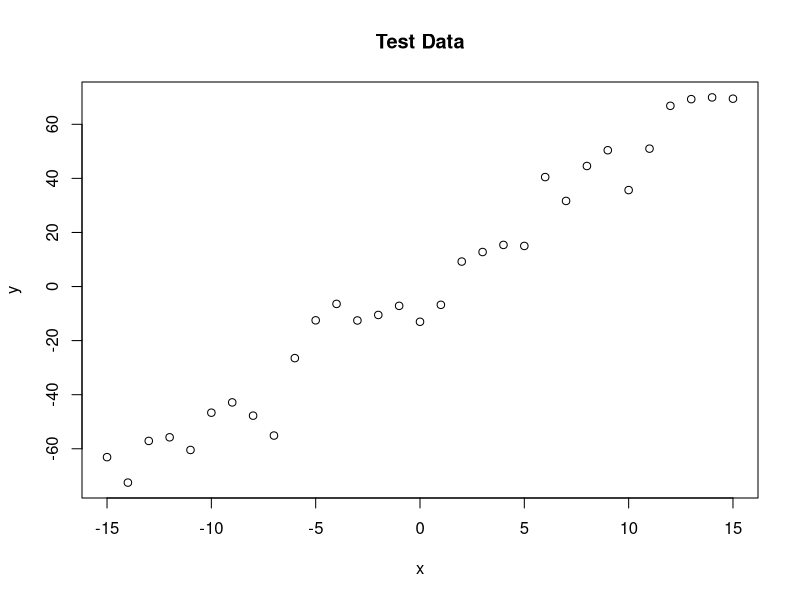
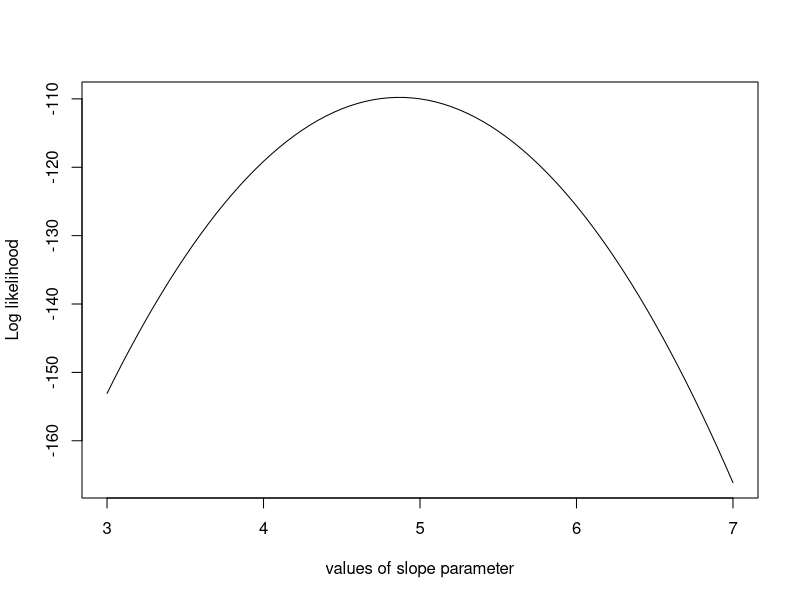
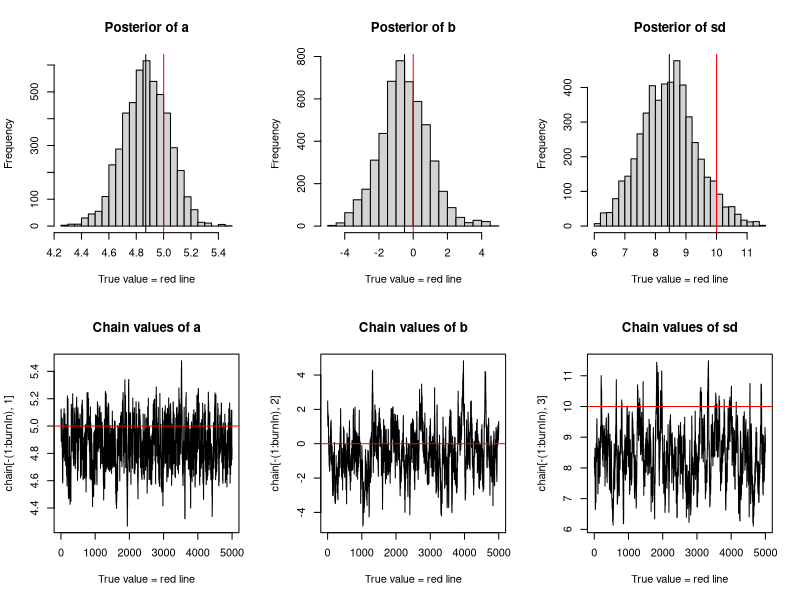

R code for these plots, in order:
## ---- chunk 1
knitr::opts_chunk$set(echo = TRUE)
## ---- chunk 2
trueA <- 5
trueB <- 0
trueSd <- 10
sampleSize <- 31

# create independent x-values 
x <- (-(sampleSize-1)/2):((sampleSize-1)/2)
# create dependent values according to ax + b + N(0,sd)
y <-  trueA * x + trueB + rnorm(n=sampleSize,mean=0,sd=trueSd)

plot(x,y, main="Test Data")
## ---- chunk 3
likelihood <- function(param){
  a = param[1]
  b = param[2]
  sd = param[3]
  
  pred = a*x + b
  singlelikelihoods = dnorm(y, mean = pred, sd = sd, log = T)
  sumll = sum(singlelikelihoods)
  return(sumll)   
}

# Example: plot the likelihood profile of the slope a
slopevalues <- function(x){return(likelihood(c(x, trueB, trueSd)))}
slopelikelihoods <- lapply(seq(3, 7, by=.05), slopevalues )
plot (seq(3, 7, by=.05), slopelikelihoods , type="l", xlab = "values of slope parameter", ylab = "Log likelihood")
## ---- chunk 4
prior <- function(param){
  a = param[1]
  b = param[2]
  sd = param[3]
  aprior = dunif(a, min=0, max=10, log = T)
  bprior = dnorm(b, sd = 5, log = T)
  sdprior = dunif(sd, min=0, max=30, log = T)
  return(aprior+bprior+sdprior)
}
## ---- chunk 5
posterior <- function(param){
  return (likelihood(param) + prior(param))
}
## ---- chunk 6
proposalfunction <- function(param){
  return(rnorm(3,mean = param, sd= c(0.1,0.5,0.3)))
}

run_metropolis_MCMC <- function(startvalue, iterations){
  chain = array(dim = c(iterations+1,3))
  chain[1,] = startvalue
  for (i in 1:iterations){
    proposal = proposalfunction(chain[i,])
    
    probab = exp(posterior(proposal) - posterior(chain[i,]))
    if (runif(1) < probab){
      chain[i+1,] = proposal
    }else{
      chain[i+1,] = chain[i,]
    }
  }
  return(chain)
}

startvalue = c(4,0,10)
chain = run_metropolis_MCMC(startvalue, 10000)

burnIn = 5000
acceptance = 1-mean(duplicated(chain[-(1:burnIn),]))

## ---- chunk 7
par(mfrow = c(2,3))
hist(chain[-(1:burnIn),1],nclass=30, , main="Posterior of a", xlab="True value = red line" )
abline(v = mean(chain[-(1:burnIn),1]))
abline(v = trueA, col="red" )
hist(chain[-(1:burnIn),2],nclass=30, main="Posterior of b", xlab="True value = red line")
abline(v = mean(chain[-(1:burnIn),2]))
abline(v = trueB, col="red" )
hist(chain[-(1:burnIn),3],nclass=30, main="Posterior of sd", xlab="True value = red line")
abline(v = mean(chain[-(1:burnIn),3]) )
abline(v = trueSd, col="red" )
plot(chain[-(1:burnIn),1], type = "l", xlab="True value = red line" , main = "Chain values of a", )
abline(h = trueA, col="red" )
plot(chain[-(1:burnIn),2], type = "l", xlab="True value = red line" , main = "Chain values of b", )
abline(h = trueB, col="red" )
plot(chain[-(1:burnIn),3], type = "l", xlab="True value = red line" , main = "Chain values of sd", )
abline(h = trueSd, col="red" )

# for comparison:
summary(lm(y~x))

